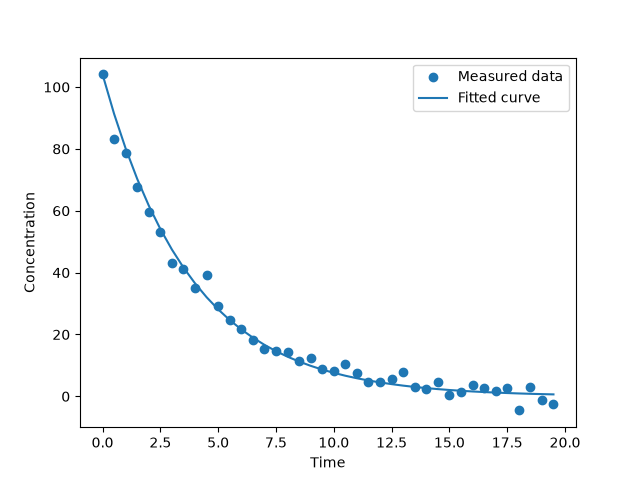

Here is the Python script that generated this plot:
"""
PW2 Lab B Part 3 -- fit a reaction's rate constant to measured data.

A first-order reaction decays as  C(t) = C0 * exp(-k*t).  You have noisy
concentration-vs-time measurements; find the k that best matches them.
Complete the TODOs. Run:  python kinetics.py
"""
import numpy as np
import matplotlib.pyplot as plt
from scipy.optimize import minimize

# TODO 1: read kinetics.csv (columns time, concentration) into arrays t, C.
#         Set C0 = the first concentration.

data = np.loadtxt("kinetics.csv", delimiter = ",", skiprows = 1)

t = data[:, 0]
C = data[:, 1]

C0 = C[0]

# TODO 2: write total_error(k) = sum of (measured - C0*exp(-k*t))^2.
#         This is the "how bad" number: small when the model matches the data.

def total_error(k):
    k = k[0]
    Cf = C0 * np.exp(-k * t) #Cf - found using the C0*e^-kt formula
    error = np.sum((C - Cf) ** 2) #C -measured concentration
    return error

# TODO 3: minimise total_error with scipy.optimize.minimize (method "SLSQP",
#         bounds [(0, 5)], start x0=0.5). Print the fitted k.

result = minimize(total_error, x0 = [0.5], method = "SLSQP", bounds = [(0, 5)])

k_fitted = result.x[0]
print("Fitted k =", k_fitted)

# TODO 4: plot the measured data (points) and your fitted curve (line) together.
#         Save as kinetics.png.

plt.scatter(t, C, label="Measured data")

C_fitted = C0 * np.exp(-k_fitted * t)
plt.plot(t, C_fitted, label="Fitted curve")

plt.xlabel("Time")
plt.ylabel("Concentration")
plt.legend()

plt.tight_layout()
plt.savefig("kinetics.png")
